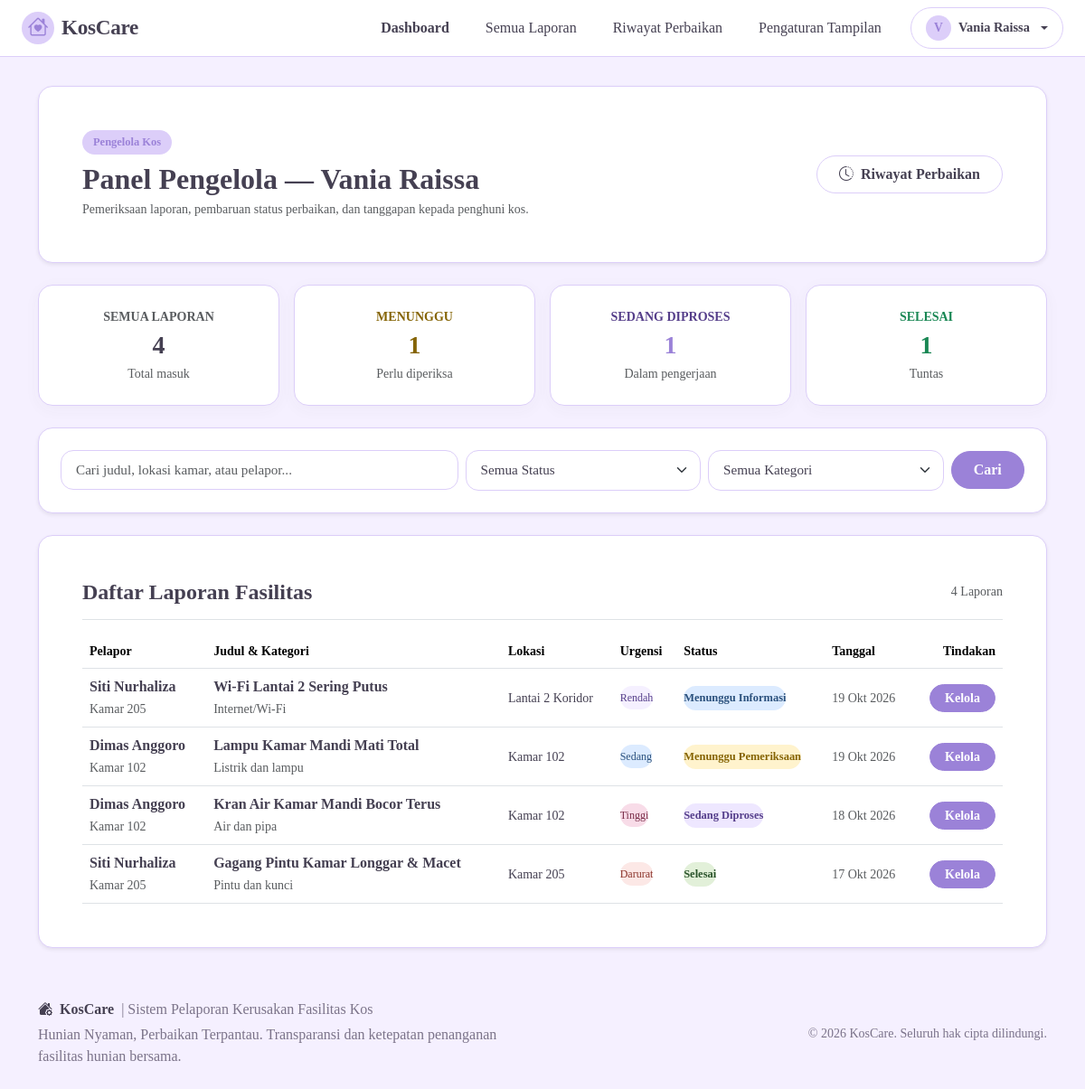
The page /dashboard/pengelola.php (signed in) on the database its author committed.
### tables this page shows
CREATE TABLE `theme_settings` (
  `id` INT UNSIGNED NOT NULL DEFAULT 1,
  `preset_name` VARCHAR(50) NOT NULL DEFAULT 'Pastel Lilac',
  `color_primary` VARCHAR(20) NOT NULL DEFAULT '#9B82D8',
  `color_secondary` VARCHAR(20) NOT NULL DEFAULT '#DCCEF9',
  `color_background` VARCHAR(20) NOT NULL DEFAULT '#F5F0FF',
  `color_card` VARCHAR(20) NOT NULL DEFAULT '#FFFFFF',
  `color_button` VARCHAR(20) NOT NULL DEFAULT '#9B82D8',
  `color_text` VARCHAR(20) NOT NULL DEFAULT '#454052',
  `font_family` VARCHAR(100) NOT NULL DEFAULT 'Times New Roman, Times, Georgia, serif',
  `font_size_scale` VARCHAR(20) NOT NULL DEFAULT 'normal',
  `app_name` VARCHAR(100) NOT NULL DEFAULT 'KosCare',
  `app_tagline` VARCHAR(255) NOT NULL DEFAULT 'Perawatan Kos Jadi Lebih Mudah',
  `logo_path` VARCHAR(255) DEFAULT NULL,
  `logo_size` VARCHAR(20) NOT NULL DEFAULT 'medium',
  `card_radius` VARCHAR(20) NOT NULL DEFAULT '1rem',
  `button_shape` VARCHAR(20) NOT NULL DEFAULT 'pill',
  `updated_at` TIMESTAMP NOT NULL DEFAULT CURRENT_TIMESTAMP ON UPDATE CURRENT_TIMESTAMP,
  PRIMARY KEY (`id`)
);

CREATE TABLE `reports` (
  `id` INT UNSIGNED NOT NULL AUTO_INCREMENT,
  `ticket_number` VARCHAR(30) NOT NULL,
  `user_id` INT UNSIGNED NOT NULL,
  `title` VARCHAR(150) NOT NULL,
  `category` ENUM(
    'Listrik dan lampu',
    'Air dan pipa',
    'Kamar mandi',
    'Pintu dan kunci',
    'Furnitur',
    'Internet/Wi-Fi',
    'Fasilitas umum',
    'Lainnya'
  ) NOT NULL,
  `location` VARCHAR(100) NOT NULL,
  `description` TEXT NOT NULL,
  `urgency` ENUM('Rendah', 'Sedang', 'Tinggi', 'Darurat') NOT NULL DEFAULT 'Sedang',
  `photo` VARCHAR(255) DEFAULT NULL,
  `status` ENUM(
    'Menunggu Pemeriksaan',
    'Sedang Diproses',
    'Menunggu Informasi',
    'Selesai',
    'Ditolak'
  ) NOT NULL DEFAULT 'Menunggu Pemeriksaan',
  `created_at` TIMESTAMP NOT NULL DEFAULT CURRENT_TIMESTAMP,
  `updated_at` TIMESTAMP NOT NULL DEFAULT CURRENT_TIMESTAMP ON UPDATE CURRENT_TIMESTAMP,
  PRIMARY KEY (`id`),
  UNIQUE KEY `uk_reports_ticket` (`ticket_number`),
  KEY `idx_reports_user_id` (`user_id`),
  KEY `idx_reports_status` (`status`),
  KEY `idx_reports_urgency` (`urgency`),
  KEY `idx_reports_category` (`category`),
  KEY `idx_reports_created_at` (`created_at`),
  CONSTRAINT `fk_reports_user` FOREIGN KEY (`user_id`) REFERENCES `users` (`id`) ON DELETE CASCADE
);

CREATE TABLE `users` (
  `id` INT UNSIGNED NOT NULL AUTO_INCREMENT,
  `name` VARCHAR(100) NOT NULL,
  `username` VARCHAR(50) NOT NULL,
  `email` VARCHAR(100) NOT NULL,
  `password` VARCHAR(255) NOT NULL,
  `phone` VARCHAR(20) NOT NULL,
  `room_number` VARCHAR(20) DEFAULT NULL,
  `role` ENUM('penghuni', 'pengelola', 'teknisi') NOT NULL DEFAULT 'penghuni',
  `status` ENUM('active', 'inactive') NOT NULL DEFAULT 'active',
  `created_at` TIMESTAMP NOT NULL DEFAULT CURRENT_TIMESTAMP,
  `updated_at` TIMESTAMP NOT NULL DEFAULT CURRENT_TIMESTAMP ON UPDATE CURRENT_TIMESTAMP,
  PRIMARY KEY (`id`),
  UNIQUE KEY `uk_users_username` (`username`),
  UNIQUE KEY `uk_users_email` (`email`),
  KEY `idx_users_role` (`role`)
);

### dashboard/pengelola.php (the view, shortened to what the rows shown need)
<?php
require_once __DIR__ . '/../includes/functions.php';
require_once __DIR__ . '/../includes/auth.php';
$pdo = getDBConnection();
$sql = "
    SELECT r.*, u.name AS reporter_name, u.room_number, u.phone AS reporter_phone
    FROM reports r
    JOIN users u ON r.user_id = u.id
    WHERE 1=1
";
$params = [];
$sql .= " ORDER BY r.created_at DESC";
$stmtList = $pdo->prepare($sql);
$stmtList->execute($params);
$reports = $stmtList->fetchAll();
require_once __DIR__ . '/../includes/header.php';
require_once __DIR__ . '/../includes/navbar.php';
?>
<div class="container py-4 my-2">
    <div class="card card-aesthetic p-4 p-md-5 mb-4 shadow-sm" style="background-color: #FFFFFF;">
        <div class="d-flex flex-column flex-md-row justify-content-between align-items-md-center gap-3">
            <div>
                <h2 class="fw-bold text-charcoal mb-1">
                    Panel Pengelola — <?php echo e($user['name']); ?>
                </h2>
            </div>
        </div>
    </div>
    <div class="card card-aesthetic p-4 p-md-5 shadow-sm">
        <?php if (empty($reports)): ?>
            <div class="text-center py-5 text-muted small">
                Tidak ada laporan yang sesuai dengan kriteria pencarian.
            </div>
        <?php else: ?>
            <div class="table-responsive">
                <table class="table align-middle mb-0">
                    <thead>
                        <tr class="text-muted small border-bottom">
                            <th>Pelapor</th>
                            <th>Judul & Kategori</th>
                            <th>Lokasi</th>
                            <th>Urgensi</th>
                            <th>Status</th>
                            <th>Tanggal</th>
                            <th class="text-end">Tindakan</th>
                        </tr>
                    </thead>
                    <tbody>
                        <?php foreach ($reports as $rep): ?>
                            <tr>
                                <td>
                                    <div class="fw-bold text-charcoal"><?php echo e($rep['reporter_name']); ?></div>
                                    <span class="text-muted small"><?php echo e($rep['room_number'] ?? '-'); ?></span>
                                </td>
                                <td>
                                    <div class="fw-bold text-charcoal"><?php echo e($rep['title']); ?></div>
                                    <span class="text-muted small"><?php echo e($rep['category']); ?></span>
                                </td>
                                <td class="small text-charcoal"><?php echo e($rep['location']); ?></td>
                                <td><?php echo renderUrgencyBadge($rep['urgency']); ?></td>
                                <td><?php echo renderStatusBadge($rep['status']); ?></td>
                                <td class="text-muted small"><?php echo formatDateShort($rep['created_at']); ?></td>
                                <td class="text-end">
                                    <a href="<?php echo BASE_URL; ?>/reports/detail.php?id=<?php echo (int)$rep['id']; ?>" class="btn btn-primary-purple btn-sm px-3 py-1">
                                        Kelola
                                    </a>
                                </td>
                            </tr>
                        <?php endforeach; ?>
                    </tbody>
                </table>
            </div>
        <?php endif; ?>
    </div>
</div>
<?php require_once __DIR__ . '/../includes/footer.php'; ?>

### includes/navbar.php (shortened to what the rows shown need)
<?php
$user = currentUser();
?>
<nav class="navbar navbar-expand-lg navbar-custom sticky-top py-2.5">
    <div class="container-fluid px-lg-4">
        <?php
        $dynLogo = function_exists('getAppLogo') ? getAppLogo() : null;
        $dynName = function_exists('getAppName') ? getAppName() : 'KosCare';
        $dynSettings = function_exists('getThemeSettings') ? getThemeSettings() : [];
        $dynLogoHeight = function_exists('getLogoHeightPx') ? getLogoHeightPx($dynSettings['logo_size'] ?? 'medium') : 36;
        ?>
        <a class="navbar-brand d-flex align-items-center gap-2 brand-title" href="<?php echo BASE_URL; ?>/index.php">
            <?php if ($dynLogo): ?>
                <img src="<?php echo htmlspecialchars($dynLogo); ?>" alt="Logo" style="height: <?php echo $dynLogoHeight; ?>px; max-width: 140px; object-fit: contain;">
            <?php else: ?>
                <span class="d-inline-flex align-items-center justify-content-center rounded-circle" style="width: 36px; height: 36px; background-color: var(--color-pastel-lilac); color: var(--color-primary-purple);">
                    <i class="bi bi-house-heart"></i>
                </span>
            <?php endif; ?>
            <span><?php echo htmlspecialchars($dynName); ?></span>
        </a>
    </div>
</nav>

### includes/functions.php (shortened to what the rows shown need)
<?php
function e(?string $string): string {
    return htmlspecialchars($string ?? '', ENT_QUOTES, 'UTF-8');
}
function formatDateShort(?string $datetime): string {
    $timestamp = strtotime($datetime);
    $bulan = [
        1 => 'Jan', 'Feb', 'Mar', 'Apr', 'Mei', 'Jun',
        'Jul', 'Agt', 'Sep', 'Okt', 'Nov', 'Des'
    ];
    $d = date('j', $timestamp);
    $m = $bulan[(int)date('n', $timestamp)];
    $y = date('Y', $timestamp);
    return "{$d} {$m} {$y}";
}
function renderStatusBadge(string $status): string {
    $colors = [
        'Menunggu Pemeriksaan' => ['bg' => '#FFF3CD', 'text' => '#856404'],
        'Sedang Diproses'      => ['bg' => '#EEE7FF', 'text' => '#553E8A'],
        'Menunggu Informasi'   => ['bg' => '#DCEBFF', 'text' => '#2B517D'],
        'Selesai'              => ['bg' => '#E2F0D9', 'text' => '#2B542C'],
        'Ditolak'              => ['bg' => '#FCE8E6', 'text' => '#8A332A']
    ];
    $cfg = $colors[$status] ?? ['bg' => '#F5F0FF', 'text' => '#454052'];
    $sStatus = htmlspecialchars($status, ENT_QUOTES, 'UTF-8');
    return sprintf(
        '<span class="d-inline-flex align-items-center px-2.5 py-1 rounded-pill fw-semibold" style="background-color: %s; color: %s; font-size: 0.78rem;">
            %s
        </span>',
        $cfg['bg'],
        $cfg['text'],
        $sStatus
    );
}
function renderUrgencyBadge(string $urgency): string {
    $colors = [
        'Rendah'  => ['bg' => '#F5F0FF', 'text' => '#553E8A'],
        'Sedang'  => ['bg' => '#DCEBFF', 'text' => '#2B517D'],
        'Tinggi'  => ['bg' => '#F8DCE8', 'text' => '#7A2E49'],
        'Darurat' => ['bg' => '#FCE8E6', 'text' => '#8A332A']
    ];
    $cfg = $colors[$urgency] ?? ['bg' => '#F5F0FF', 'text' => '#454052'];
    $sUrgency = htmlspecialchars($urgency, ENT_QUOTES, 'UTF-8');
    return sprintf(
        '<span class="d-inline-flex align-items-center px-2.5 py-1 rounded-pill" style="background-color: %s; color: %s; font-size: 0.75rem;">
            %s
        </span>',
        $cfg['bg'],
        $cfg['text'],
        $sUrgency
    );
}

### rows shown on the page
theme_settings: app_name "KosCare"
reports: user.name "Siti Nurhaliza", user.room_number "Kamar 205", title "Wi-Fi Lantai 2 Sering Putus", category "Internet/Wi-Fi", location "Lantai 2 Koridor", urgency "Rendah", status "Menunggu Informasi", created_at "19 Okt 2026"
reports: user.name "Dimas Anggoro", user.room_number "Kamar 102", title "Lampu Kamar Mandi Mati Total", category "Listrik dan lampu", location "Kamar 102", urgency "Sedang", status "Menunggu Pemeriksaan", created_at "19 Okt 2026"
reports: user.name "Dimas Anggoro", user.room_number "Kamar 102", title "Kran Air Kamar Mandi Bocor Terus", category "Air dan pipa", location "Kamar 102", urgency "Tinggi", status "Sedang Diproses", created_at "18 Okt 2026"
reports: user.name "Siti Nurhaliza", user.room_number "Kamar 205", title "Gagang Pintu Kamar Longgar & Macet", category "Pintu dan kunci", location "Kamar 205", urgency "Darurat", status "Selesai", created_at "17 Okt 2026"

### other values the page prints
substr($user['name'], 0, 1) "V"
$user['name'] "Vania Raissa"
$stats['total_all'] "4"
$stats['waiting_count'] "1"
$stats['processing_count'] "1"
$stats['completed_count'] "1"
count($reports) "4"
